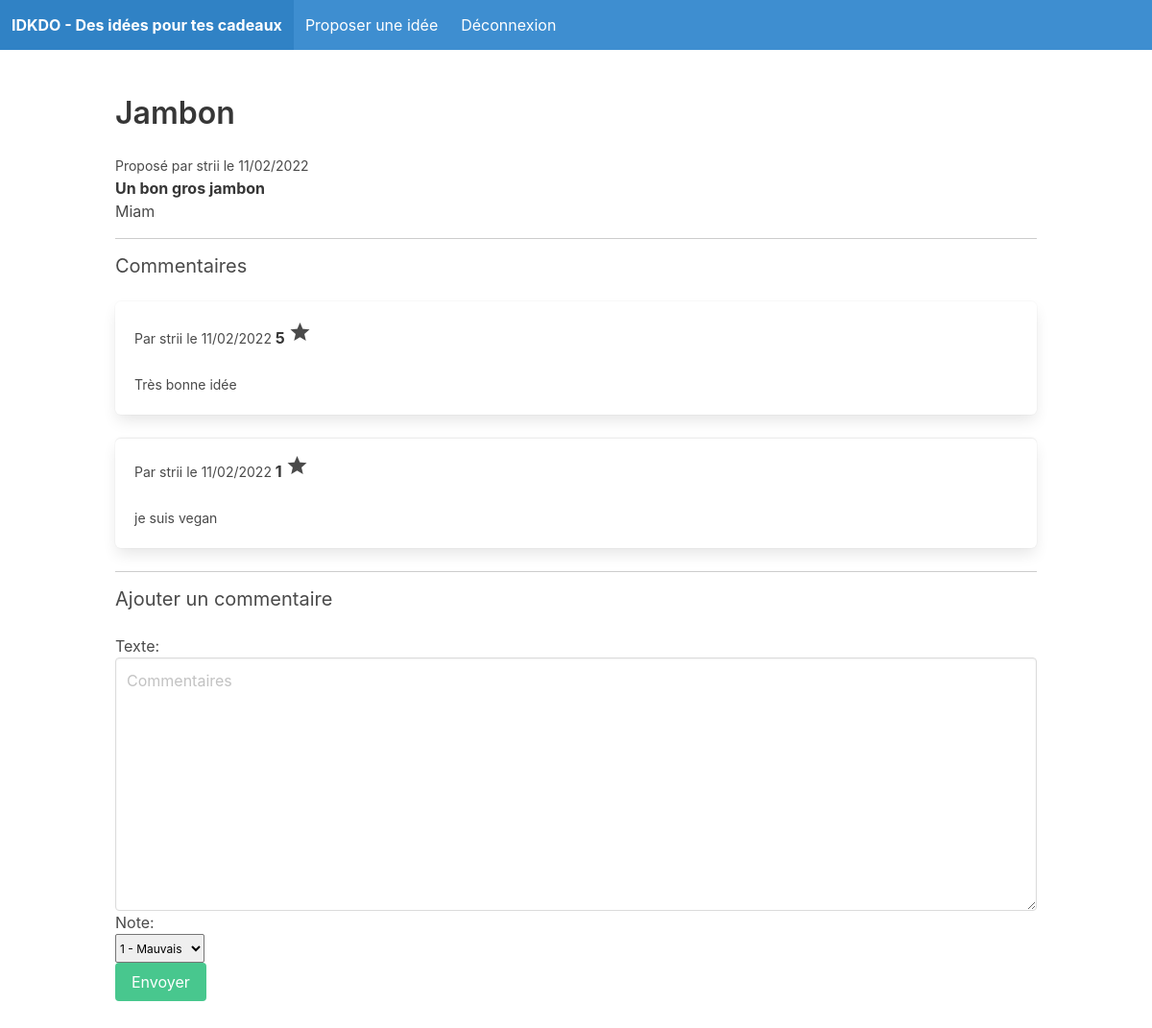
The page /jbn/ (signed in) on the database its author committed.
### gift/models.py (models this page shows)
class Ideas(models.Model):
    title = models.CharField(max_length=255)
    slug = models.SlugField()
    intro = models.TextField()
    user = models.ForeignKey(User, on_delete=CASCADE)
    body = models.TextField()
    date_added = models.DateTimeField(auto_now_add=True)
    class Meta:
        ordering = ['-date_added']

class Comments(models.Model):
    idea = models.ForeignKey(Ideas, related_name='comments', on_delete=models.CASCADE)
    user = models.ForeignKey(User, related_name='comments', on_delete=models.CASCADE)
    text = models.TextField()
    rate = models.PositiveSmallIntegerField(choices=RATE_CHOICES)
    date_added = models.DateTimeField(auto_now_add=True)
    class Meta:
        ordering = ['date_added']

### gift/views.py (the view)
# urls.py: path('<slug:slug>/', idea_detail, name='idea_detail'),
@login_required()
def idea_detail(request, slug):
    idea = Ideas.objects.get(slug=slug)
    user = request.user
    if request.method == 'POST':
        form = CommentForm(request.POST)
        if form.is_valid():
            comment = form.save(commit=False)
            comment.user = user
            comment.idea = idea
            comment.save()
            return redirect('idea_detail', slug=idea.slug)
    else:
        form = CommentForm()
    return render(request, 'idkdo/idea_detail.html', {'idea': idea, 'form': form})

### gift/forms.py
class CommentForm(forms.ModelForm):
    text = forms.CharField(label='Texte', widget=forms.Textarea(
        attrs={'class': 'Small Focused textarea', 'placeholder': 'Commentaires'}))
    rate = forms.ChoiceField(label='Note', choices=RATE_CHOICES,
                             widget=forms.Select(attrs={'class': 'select is-small'}), required=True)
    class Meta:
        model = Comments
        fields = ('text', 'rate')

### gift/templates/idkdo/idea_detail.html (shortened to what this page needs)
{% extends 'idkdo/base.html' %}
{%  block content %}
    <h1 class="title">{{ idea.title }}</h1>
    <small class="block">Proposé par {{ user.get_username }} le {{ idea.date_added|date:"d/m/Y" }}</small>
    <p><strong> {{ idea.intro }}</strong></p>
    <p>{{ idea.body }}</p>
    <hr>
    <h2 class="subtitle">Commentaires</h2>
    {% for comment in idea.comments.all %}
        <article class="media box">
            <div class="media-content">
                <p>
                    <div class="block comment_title">
                        <small class="block">Par {{ user.get_username }} le {{ comment.date_added|date:"d/m/Y" }} </small>
                        <strong>{{ comment.rate }} </strong><span class="material-icons">star</span>
                    </div>
                    <small>{{ comment.text }}</small>
                </p>
            </div>
        </article>
    {% empty %}
        <div class="notification">
            <p>Pas de commentaire</p>
        </div>
    {% endfor %}
    <hr>
    <h2 class="subtitle">Ajouter un commentaire</h2>
    <form method="post" action=".">
        {{ form.as_p }}
        <div class="field">
            <div class="control">
                <button class="button is-success">Envoyer</button>
            </div>
        </div>
    </form>
{% endblock %}

### gift/templates/idkdo/base.html (shortened to what this page needs)
<!DOCTYPE html>
<head>
    <link rel="stylesheet" href="https://cdn.jsdelivr.net/npm/bulma@0.9.1/css/bulma.min.css">
    <link rel="stylesheet" href="../../../static/css/main.css">
</head>
<body>
    <nav class="navbar is-info">
        <div class="navbar-brand">
            <a href="/" class="navbar-item"><strong>IDKDO - Des idées pour tes cadeaux</strong></a>
            {% if request.user.is_authenticated %}
                <a href="/new/" class="navbar-item">Proposer une idée</a>
                <a href="{% url 'accounts:logout' %}" class="navbar-item">Déconnexion</a>
            {% else %}
                <a href="{% url 'accounts:login' %}" class="navbar-item">Connexion</a>
                <a href="{% url 'accounts:register' %}" class="navbar-item">S'inscrire</a>
            {% endif %}
        </div>
    </nav>
    <section class="section">
        <div class="container">
            {% block content %}
            {% endblock %}
        </div>
    </section>
</body>
</html>

### static/css/main.css (style rules this page uses)
hr { display: block; height: 1px; border: 0; border-top: 1px solid #ccc; margin: 1em 0; padding: 0; }
textarea { resize: vertical; }
label, input { display: flex; }

### rows shown on the page
Ideas: title "Jambon", date_added "11/02/2022", intro "Un bon gros jambon", body "Miam"
Comments: date_added "11/02/2022", rate "5", text "Très bonne idée"
Comments: date_added "11/02/2022", rate "1", text "je suis vegan"

### other values the page prints
{{ user.get_username }} "strii"
